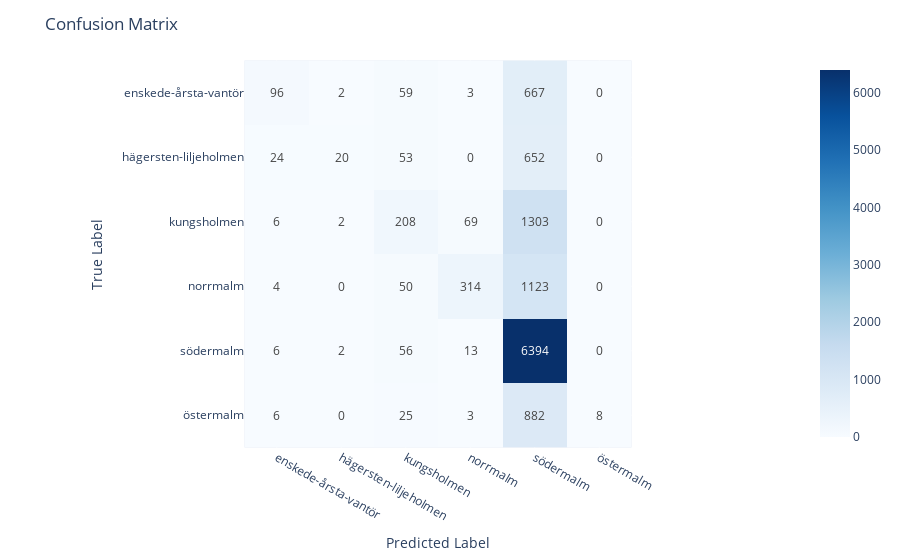

Notebook cell for this chart:
### Code cell
labels = ['enskede-årsta-vantör', 'hägersten-liljeholmen', 'kungsholmen', 'norrmalm', 'södermalm', 'östermalm']
classifier_model(df_extended, labels, MultinomialNB(), '6y', add_features='y')
evaluate_model(df_extended, labels, 'model_MultinomialNB()_6y', add_features='y')

### Figure 1 — Plotly figure (JSON) as saved in the notebook; plotly's stock layout.template omitted (floating-point values rounded to 4 significant figures)
{"data": [{"coloraxis": "coloraxis", "hovertemplate": "x: %{x}<br>y: %{y}<br>color: %{z}<extra></extra>", "name": "0", "texttemplate": "%{z}", "type": "heatmap", "x": ["enskede-årsta-vantör", "hägersten-liljeholmen", "kungsholmen", "norrmalm", "södermalm", "östermalm"], "xaxis": "x", "y": ["enskede-årsta-vantör", "hägersten-liljeholmen", "kungsholmen", "norrmalm", "södermalm", "östermalm"], "yaxis": "y", "z": [[96, 2, 59, 3, 667, 0], [24, 20, 53, 0, 652, 0], [6, 2, 208, 69, 1303, 0], [4, 0, 50, 314, 1123, 0], [6, 2, 56, 13, 6394, 0], [6, 0, 25, 3, 882, 8]]}], "layout": {"coloraxis": {"colorscale": [[0, "rgb(247,251,255)"], [0.125, "rgb(222,235,247)"], [0.25, "rgb(198,219,239)"], [0.375, "rgb(158,202,225)"], [0.5, "rgb(107,174,214)"], [0.625, "rgb(66,146,198)"], [0.75, "rgb(33,113,181)"], [0.875, "rgb(8,81,156)"], [1, "rgb(8,48,107)"]]}, "margin": {"t": 60}, "title": {"text": "Confusion Matrix"}, "xaxis": {"anchor": "y", "constrain": "domain", "domain": [0, 1], "scaleanchor": "y", "title": {"text": "Predicted Label"}}, "yaxis": {"anchor": "x", "autorange": "reversed", "constrain": "domain", "domain": [0, 1], "title": {"text": "True Label"}}}}
